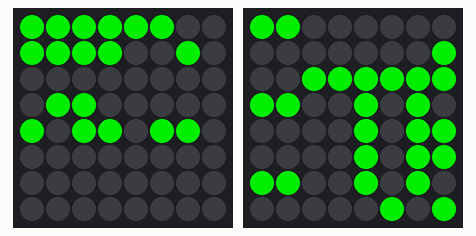
Simulated run of this program. Board: Raspberry Pi (BCM pin numbers). On the bench: 2 × 8×8 RGB LED matrix. The clock reads 2024-03-15 10:24:30 at power-on unless the program sets it; library files of the repository ran but are not shown: Adafruit_7Segment.py, Adafruit_8x8.py, Adafruit_BMP085.py; what the program prints to the terminal is not drawn.

Above: at 0.1 s.
At 5.2 s:
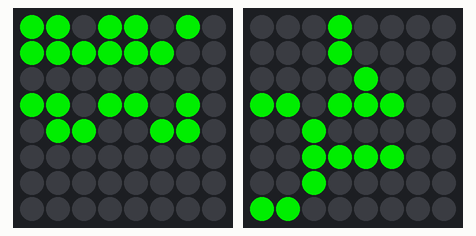
At 10.2 s:
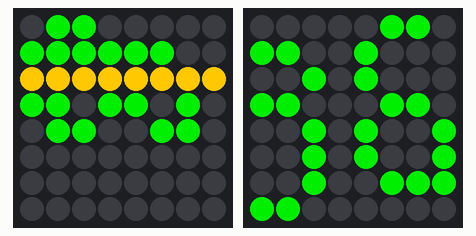

The program:

imu_clock_date.py
```python
#!/usr/bin/env python

from time import sleep
import datetime

from Adafruit_7Segment import SevenSegment
from Adafruit_8x8 import EightByEight, ColorEightByEight
from Adafruit_BMP085 import BMP085

#
#	Bitmaps used for displaying units
#
date_bmp = [
	0B10110110,
	0B01001001,
	0B01001001,
	0B00000100,
	0B00000100,
	0B01111100,
	0B10000100,
	0B01111100
]

year_bmp = [
	0B00000000,
	0B10001000,
	0B10001000,
	0B01110000,
	0B00101011,
	0B00101100,
	0B00101000,
	0B00000000
]

hpa_bmp = [
	0B10001110,
	0B10001001,
	0B11101110,
	0B10101000,
	0B00000100,
	0B00001010,
	0B00011111,
	0B00010001
]

c_bmp = [
	0B01110000,
	0B10001000,
	0B10000000,
	0B10001000,
	0B01110000,
	0B00000000,
	0B00000000,
	0B00000000
]

f_bmp = [
	0B11111000,
	0B10000000,
	0B11100000,
	0B10000000,
	0B10000000,
	0B00000000,
	0B00000000,
	0B00000000
]

m_bmp = [
	0B00000000,
	0B00000000,
	0B00000000,
	0B00000000,
	0B11101110,
	0B10111010,
	0B10010010,
	0B10000010
]

am_bmp = [
	0B01110000,
	0B10001010,
	0B10001010,
	0B01110100,
	0B00000000,
	0B00110110,
	0B01001001,
	0B01001001
]

pm_bmp = [
	0B11111100,
	0B10000010,
	0B10000010,
	0B11111100,
	0B10000000,
	0B10110110,
	0B01001001,
	0B01001001
]

#
# Draw a bit map (BMP) graphic
#
def drawBitMap (display, bMap, color=1):
	display.clear()

	for y in range(8):
		for x in range(7, -1, -1):
			if (bMap[y] & (2 ** x)):
				display.setPixel(7 - x, y, color)

#
# Draw a bit map (BMP) graphic mirrored
#
def drawBitMapMirrored (display, bMap, color=1):
	display.clear()

	for y in range(8):
		for x in range(8):
			if (bMap[y] & (2 ** x)):
				display.setPixel(x, y, color)

#
#	Write a floating point value to the 7-Segment display
#
def writeFloat (display, value, decimal=2, noblank=False):
	digitCount = 0
	decimalPoint = False

	temp = int(value / 100)

	#	Set first digit of integer portion
	if noblank or (temp > 9):
		decimalPoint = ((digitCount + 1) == decimal)
		display.writeDigit(0, int(temp / 10), decimalPoint)		# Tens
	else:
		display.clear()

	#	Set the second digit of the integer portion
	digitCount += 1
	decimalPoint = ((digitCount + 1) == decimal)

	display.writeDigit(1, temp % 10, decimalPoint)				# Ones

	#	Set the first digit of the decimal portion
	temp = value % 100
	digitCount += 1
	decimalPoint = ((digitCount + 1) == decimal)

	display.writeDigit(3, int(temp / 10), decimalPoint)			# Tens

	#	Set the second digit of the decimal portion
	digitCount += 1
	decimalPoint = ((digitCount + 1) == decimal)

	display.writeDigit(4, temp % 10, decimalPoint)				# Ones

#
# ======================================================================================================
# Clock using the DS1307 RTC, 7-segment and matrix 8x8 displays, and 10DOF IMU for temperature readings
# ======================================================================================================
#
#	Yellow 4 digit 7-Segment Display at address 0x70
sevenSeg = SevenSegment(address=0x70)

#	Yellow Matrix 8x8 Display at address 0x71
matrix8x8 = EightByEight(address=0x71)

#	Bi-Color Matrix 8x8 Display at address 0x73
#bicolor8x8 = ColorEightByEight(address=0x73)

matrix8x8.setRotation(3)
#bicolor8x8.setRotation(3)

bmp180 = BMP085(address=0x77)

print "Press CTRL+C to exit"

#
#	Settings variables that control the loops and frequency of displays
#
maxSeconds = 45
dateFreq = 15.0
loopCount = 0
displayColor = 3

#
#	Flag variables that cause various things to be displayed when there are changes.
#
displayAmPm = None
displayCleared = None
amTime = None
lastYear = None
lastDate = None
lastMinute = None
lastHour = None

#
#	Continually update the time on a 4 digit 7-segment display
#
while (True):
	now = datetime.datetime.now()

	month = now.month
	day = now.day
	year = now.year

	date = (month * 100) + day

	displayDate = (loopCount / dateFreq) == int(loopCount / dateFreq)

	if displayDate or (lastDate != date):
		writeFloat(sevenSeg, date, 0, True)
		drawBitMap(matrix8x8, date_bmp)
#		drawBitMap(bicolor8x8, date_bmp)

		sleep(5)
		maxSeconds -= 5

	if (lastYear != year):
		writeFloat(sevenSeg, year, 0, True)
		drawBitMap(matrix8x8, year_bmp)
#		drawBitMap(bicolor8x8, year_bmp)

		sleep(5)
		maxSeconds -= 5

	count = 0

	while (count < maxSeconds):
		hour = now.hour

		lastAmTime = amTime

		if hour > 11:
			hour = hour - 12
			amTime = False
		else:
			amTime = True

		if hour == 0:
			hour = 12

		minute = now.minute
		second = now.second

		#	Turn colon on
		sevenSeg.setColon(True)

		if displayCleared or (lastHour != hour):
			#	Set hours
			if hour > 9:
				sevenSeg.writeDigit(0, int(hour / 10))	# Tens
			else:
				#	Clear the 7 segment display
				sevenSeg.clear()
				displayCleared = True

			sevenSeg.writeDigit(1, hour % 10)			# Ones

		#	Only display if minute has changed or display was cleared
		if displayCleared or (lastMinute != minute):
			#	Set minutes
			sevenSeg.writeDigit(3, int(minute / 10))	# Tens
			sevenSeg.writeDigit(4, minute % 10)			# Ones

		#	Only display if time has changed from AM to PM or PM to AM, or the display was cleared
		if displayCleared or (lastAmTime != amTime):
			#	Display the am / pm indicator
			if amTime:
				drawBitMap(matrix8x8, am_bmp)
#				drawBitMap(bicolor8x8, am_bmp, displayColor)
			else:
				drawBitMap(matrix8x8, pm_bmp)
#				drawBitMap(bicolor8x8, pm_bmp, displayColor)

		#	Wait one second
		sleep(1)

		#	Count seconds
		count += 1

		lastHour = hour
		lastMinute = minute

		displayCleared = False

		#	Turn colon off
		sevenSeg.setColon(False)
		#	End of while(count < countLimit)

	#	Turn colon off
	sevenSeg.setColon(False)

	#	Get the Celsius and Fahrenheit temperatures
	celsius = bmp180.readTemperature()
	fahrenheit = (celsius * 1.8) + 32

	#	Display the Celsius temperature
	celsius = int(celsius * 100)

	#	Display the Fahrenheit temperature
	fahrenheit = int(fahrenheit * 100)

	writeFloat(sevenSeg, fahrenheit, 2)
	drawBitMap(matrix8x8, f_bmp)
#	drawBitMap(bicolor8x8, f_bmp, displayColor)
	sleep(7)

	writeFloat(sevenSeg, celsius, 2)
	drawBitMap(matrix8x8, c_bmp)
#	drawBitMap(bicolor8x8, c_bmp, displayColor)
	sleep(7)

	maxSeconds = 45
	lastDate = date
	lastYear = year

	displayCleared = True
	displaydate = False

	loopCount += 1

	if (loopCount > 65000):
		loopCount = 0
	#	End of while(True)
```

Measured:
- what the display in image 1 shows lasts 5.0 s, from 5.1 s to 10.1 s
